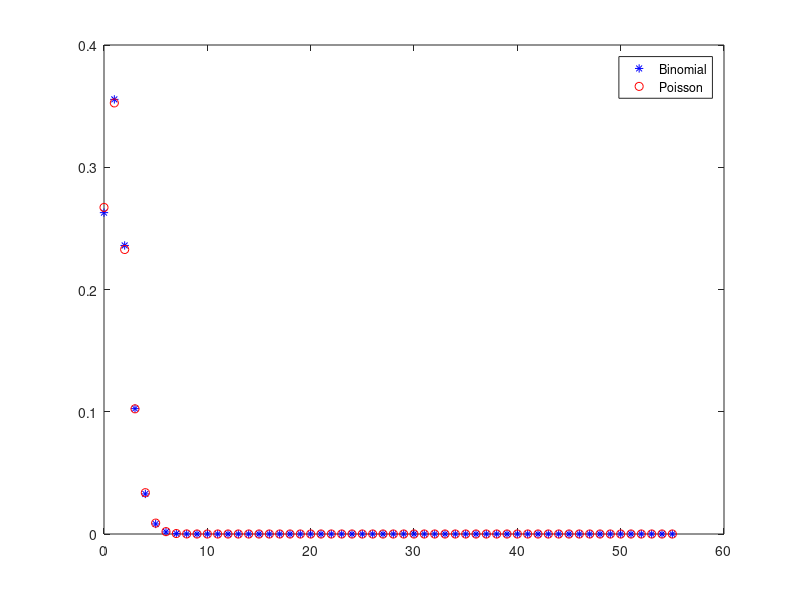
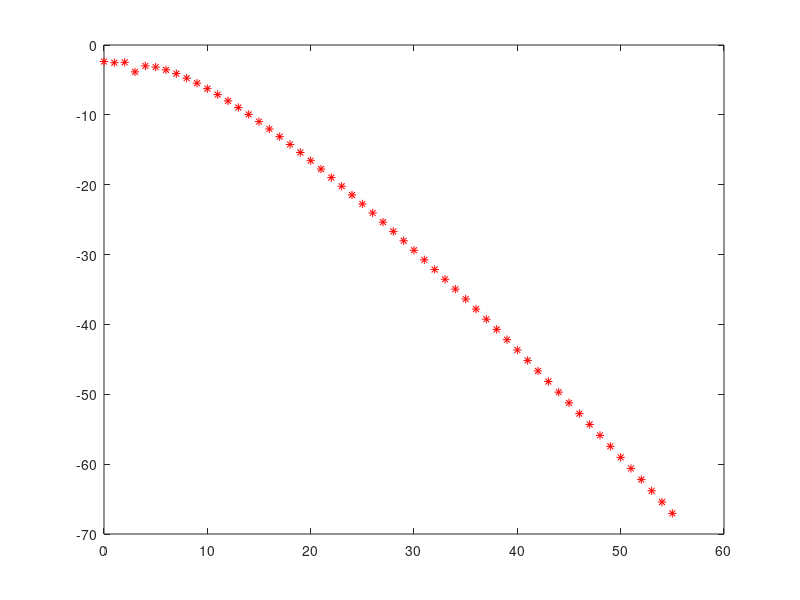

MATLAB code for these plots, in order:

clc
clear 
close all

n=55;
p=0.024;

lambda=n*p;

k=0:1:n;
bk=pdf('bino',k,n,p);
bp=pdf('poiss',k,lambda);

figure(1)
hold on
box on
plot(k,bk,'b*')
plot(k,bp,'ro')
legend('Binomial','Poisson')

[bk; bp]

figure(2)
hold on
box on
plot(k,log10(abs(bk-bp)),'r*')
